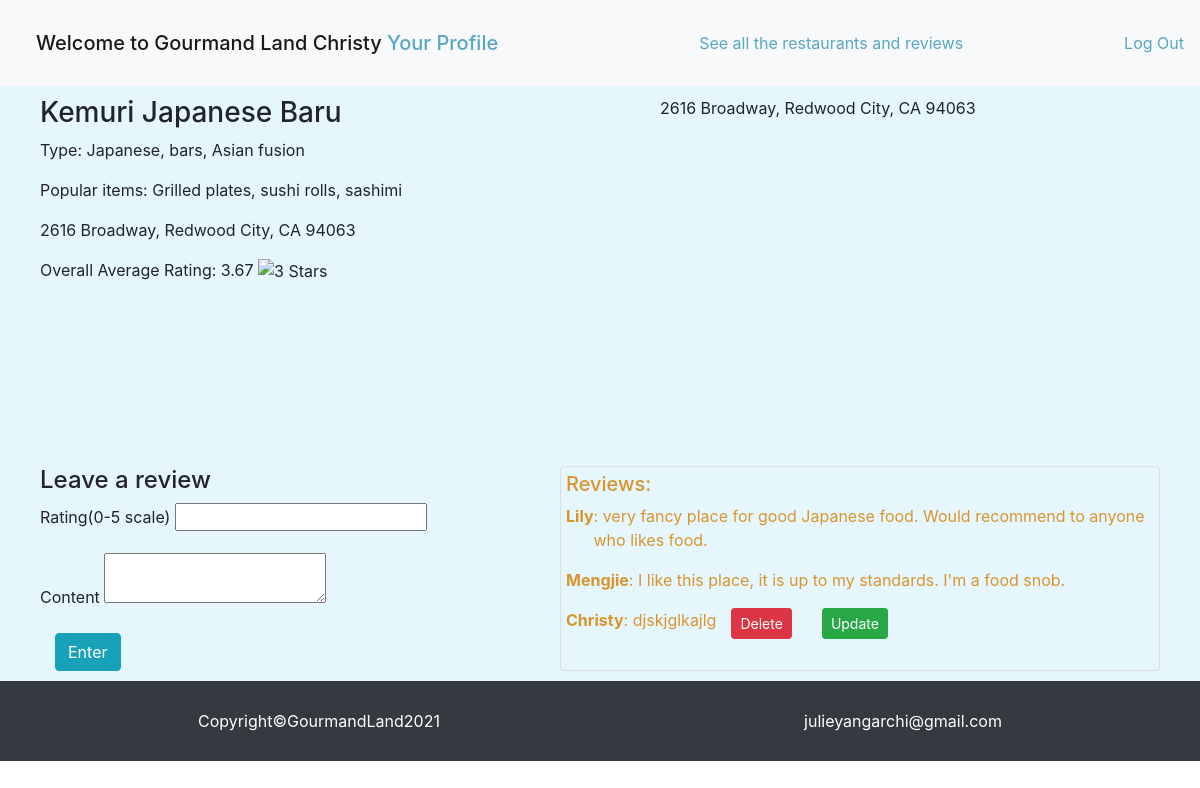
The app's page /restaurants/7 (signed in) with its own data.
### food_app/models.py (models this page shows)
class User(models.Model):
    first_name=models.CharField(max_length=255)
    last_name=models.CharField(max_length=255)
    email=models.CharField(max_length=45)
    password=models.CharField(max_length=255)
    image=models.ImageField(default="default.jpeg", blank=True)#adding image field for uploading images
    created_at=models.DateTimeField(auto_now_add=True)
    updated_at=models.DateTimeField(auto_now=True)
    objects=UserManager()

class Restaurant(models.Model):
    name=models.CharField(max_length=255)
    type=models.CharField(max_length=45)
    popular_items=models.TextField()
    address=models.CharField(max_length=255)
    creater=models.ForeignKey(User, related_name="restaurants_entered", on_delete = models.CASCADE)
    created_at=models.DateTimeField(auto_now_add=True)
    updated_at=models.DateTimeField(auto_now=True)
    objects=RestaurantManager()

class Review(models.Model):
    rating=models.IntegerField()
    content=models.TextField()
    reviewer=models.ForeignKey(User, related_name="user_reviews", on_delete = models.CASCADE)
    reviewed_rest=models.ForeignKey(Restaurant, related_name="rest_reviews", on_delete = models.CASCADE)
    created_at=models.DateTimeField(auto_now_add=True)
    updated_at=models.DateTimeField(auto_now=True)
    objects=ReviewManager()

### food_app/views.py (the view)
# urls.py: path('restaurants/<int:rest_id>',views.onerestaurant),
def onerestaurant(request,rest_id):
    if 'userid' not in request.session:
        return redirect('/')
    all_reviews=Review.objects.filter(reviewed_rest=Restaurant.objects.get(id=rest_id))
    rating_total=0
    total_num=Review.objects.filter(reviewed_rest=Restaurant.objects.get(id=rest_id)).count()
    if total_num!=0:
        for review in all_reviews:
            rating_total+=review.rating
        rating_avg=rating_total/(total_num)
    else:
        rating_avg=0
    rating_avg_int=int(rating_avg)
    context={
        'api_key': settings.GOOGLE_MAPS_API_KEY,
        "rating_avg":rating_avg,
        "reviews":Review.objects.filter(reviewed_rest=Restaurant.objects.get(id=rest_id)),
        "user":User.objects.get(id=request.session['userid']),
        "this_rest":Restaurant.objects.get(id=rest_id),
        "rating_avg_int":rating_avg_int
    }
    return render(request,'one_restaurant.html',context)

### food_app/templates/one_restaurant.html (shortened to what this page needs)
<!DOCTYPE html>
<html lang="en">
<head>
    <link href="https://stackpath.bootstrapcdn.com/bootstrap/4.5.0/css/bootstrap.min.css" rel="stylesheet"
>
    {% load static %}
    <link rel="stylesheet" href="{% static 'allstyle.css' %}">
</head>
<body>
    <nav class="navbar navbar-light bg-light">
        <span class="navbar-brand mb-0 h1">Welcome to Gourmand Land
            {{user.first_name}}
            <a href='/restaurants/userprofile/{{user.id}}'>Your Profile</a></span>
        <a href='/restaurants/all'>See all the restaurants and reviews</a>
        <a href='/logout'>Log Out</a>
    </nav>
    <div class="container-fluid">
        <div>
            <h3>{{this_rest.name}}</h3>
            <p>Type: {{this_rest.type}}</p>
            <p>Popular items: {{this_rest.popular_items}}</p>
            <p>{{this_rest.address}}</p>
            <p>Overall Average Rating: {{rating_avg |floatformat:2}}
                {% if  rating_avg_int == 0 %}
                    <img src="{% static 'img/0_5star.png' %}" width="100px" alt="0 Star">
                    {% elif  rating_avg_int <= 1.0 %}
                    <img src="{% static 'img/1star.png' %}" width="100px" alt="1 Star">
                    {% elif  rating_avg_int <= 2.0 %}
                    <img src="{% static 'img/2stars.png' %}" width="100px" alt="2 Stars">
                     {% elif  rating_avg_int <= 3.0 %}
                    <img src="{% static 'img/3stars.png' %}" width="100px" alt="3 Stars">
                    {% elif  rating_avg_int <= 4.0 %}
                    <img src="{% static 'img/4stars.png' %}" width="100px" alt="4 Stars">
                    {% elif  rating_avg_int <= 5.0 %}
                    <img src="{% static 'img/5stars.png' %}" width="100px" alt="5 Stars">
                {% endif %}
            </p>
        </div>
        <div id='map'>{{this_rest.address}}</div>
    </div>
    <div class="container-fluid">
        <form action="/reviews/create/{{this_rest.id}}" method="post">
            <h4>Leave a review</h4>
            <div class="form-group">
                <label for="rating">Rating(0-5 scale)</label>
                <input type="number" name="rating">
            </div>
            <div class="form-group">
                <label for="content">Content</label>
                <textarea name="content"></textarea>
            </div>
            <button class="btn btn-info">Enter</button>
        </form>
        <div id="reviews">
            <h5>Reviews:</h5>
            {% for review in reviews %}
            <div class="reviewpart">
                <ul id="reviewandbtns"><span>{{review.reviewer.first_name}}</span>: {{review.content}}
                    {% if user.id == review.reviewer.id %}
                    <form  action="/restaurants/review/delete/{{review.id}}/{{this_rest.id}}" method="post">
                        <button class="btn btn-danger btn-sm">Delete</button>
                    </form>
                    <form  action="/restaurants/review/{{review.id}}/{{this_rest.id}}" method="post">
                        <button class="btn btn-success btn-sm">Update</button>
                    </form>
                    {% endif %}
                </ul>
            </div>
            {% endfor %}
        </div>
    </div>
    <nav class="navbar navbar-dark bg-dark">
        <p class="footer">Copyright©GourmandLand2021</p>
        <p class="footer">julieyangarchi@gmail.com</p>
    </nav>
</body>
</html>

### food_app/static/allstyle.css (style rules this page uses)
* { margin:0; padding:0; }
.container-fluid { background-color: rgb(229, 246, 252); display: flex; justify-content: space-between; padding: 10px 40px 10px 40px; }
a { color:rgb(87, 167, 196); }
#map { width: 500px; height: 350px; }
#reviews { border: 1px solid #ddd; border-radius: 4px; padding: 5px; color:rgba(216, 137, 19, 0.89); width: 600px; }
span { font-weight: bold; }
.footer { margin: auto; color:white; padding: 20px; }
#reviewandbtns { display: flex; justify-content:stretch; }
.btn { margin:0px 15px 0px 15px; }
.navbar-brand { padding: 20px; margin-right: 20px; }

### records on screen
User: first_name "Christy"
Restaurant: name "Kemuri Japanese Baru", type "Japanese, bars, Asian fusion", popular_items "Grilled plates, sushi rolls, sashimi", address "2616 Broadway, Redwood City, CA 94063"
Review: reviewer.first_name "Lily", content "very fancy place for good Japanese food. Would recommend to anyone who likes food."
Review: reviewer.first_name "Mengjie", content "I like this place, it is up to my standards. I'm a food snob."
Review: reviewer.first_name "Christy", content "djskjglkajlg"

### other values on screen
{{ rating_avg |floatformat:2 }} "3.67"
